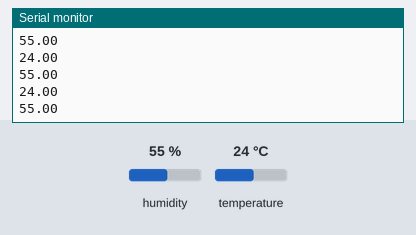
A sketch run on a simulated ESP32. Shown: the last lines printed to the serial monitor. Inputs (shaded band) come from the test bench; at power-on: humidity 55 %, temperature 24 °C.

Above: at 2.8 s.
2.9 s: humidity set to 22 %
At 4.4 s:
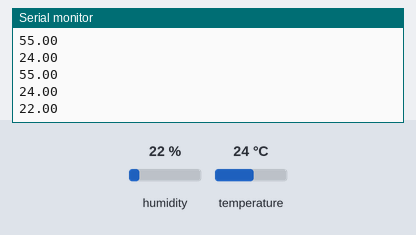
5.6 s: temperature set to 12 °C
At 7.5 s:
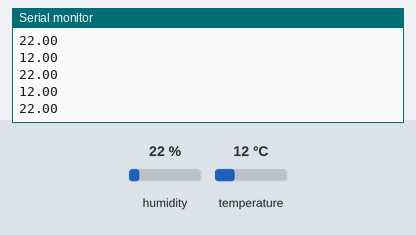
8.3 s: humidity set to 40 %
At 11.0 s:
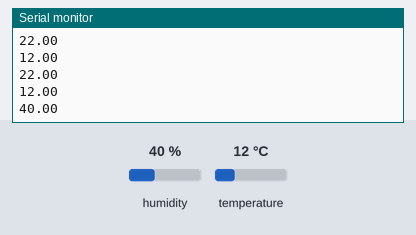
Timing chart, 0 to 12.5 s (numbered marks = the images above; inputs shaded):
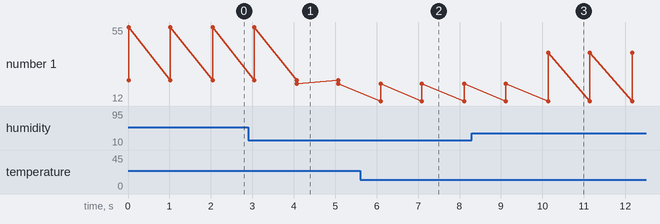

The sketch:

Lab7_DHT.ino
```cpp
/*
 * Generated using BlocklyDuino:
 *
 * https://github.com/MediaTek-Labs/BlocklyDuino-for-LinkIt
 *
 * Date: Thu, 25 Jan 2024 13:52:18 GMT
 */
/*  部份程式由吉哥積木產生  */
/*  https://sites.google.com/jes.mlc.edu.tw/ljj/linkit7697  */
#include <DHT.h>

DHT dht11_p4(4, DHT11);

void setup()
{

  dht11_p4.begin();
  Serial.begin(9600);

}


void loop()
{
  Serial.println(dht11_p4.readTemperature());
  Serial.println(dht11_p4.readHumidity());
  delay(1000);
}
```

Measured:
- after the input at 2.9 s, the serial monitor: prints a new line after 1.2 s (image 1)
- after the input at 5.6 s, the serial monitor: prints a new line after 0.49 s (image 2)
- after the input at 8.3 s, the serial monitor: prints a new line after 1.8 s (image 3)
- plotted number 1: 55 → 22 after the input at 2.9 s, 22 → 40 after the input at 8.3 s
